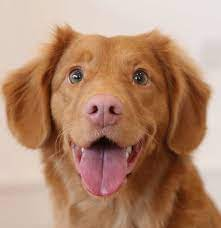
#> input picture photos/dog2.jpg, 221 x 228 px
$ python cv12.py
#> lines starting #> are read from the running program, lines starting #| are printed output that depends on the picture; after the words box and inside, x2 and y2 are one past the last pixel; in counts of white or black regions, pixels touching at a corner belong together
#Masking -- Enables us tp focus on certain specofic position of image
import cv2 as cv
import numpy as np

img = cv.imread('photos/dog2.jpg')
#> img is the input picture: shape (228, 221, 3); mean B, G, R 112.5, 137, 177.2
cv.imshow('Img', img)

blank = np.zeros(img.shape[:2], dtype='uint8')
cv.imshow('BLank', blank)

mask = cv.circle(blank, (img.shape[1]//2 + 45, img.shape[0]//2 + 45), 200, 255, -1)
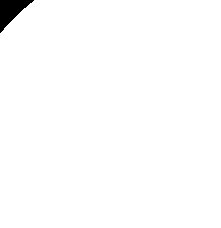
#> blank: shape (228, 221); 98.9% white; 1 black region, box (x1, y1, x2, y2) and area: (0, 0, 34, 33) 543
cv.imshow('Mask', mask)

masked = cv.bitwise_and(img, img, mask=mask)
cv.imshow('Masked', masked)
cv.waitKey(0)

$ run again, with photos/boston.jpg copied over photos/dog2.jpg
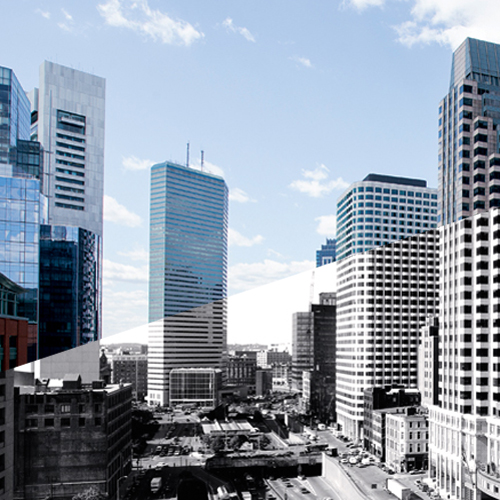
#> input picture photos/boston.jpg, 500 x 500 px
#> img is the input picture: shape (500, 500, 3); mean B, G, R 168.4, 154.6, 143.7
#> `mask = cv.circle(blank, (img.shape[1]//2 + 45, img.shape[0]//2 + 45), ..`:
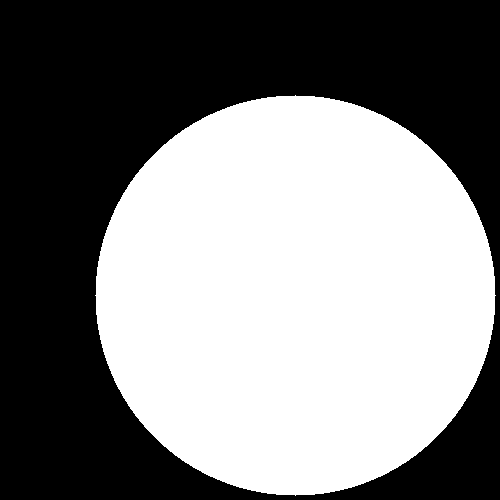
#> blank: shape (500, 500); 50.3% white; 1 black region, box (x1, y1, x2, y2) and area: (0, 0, 500, 500) 124371
#> `masked = cv.bitwise_and(img, img, mask=mask)`:
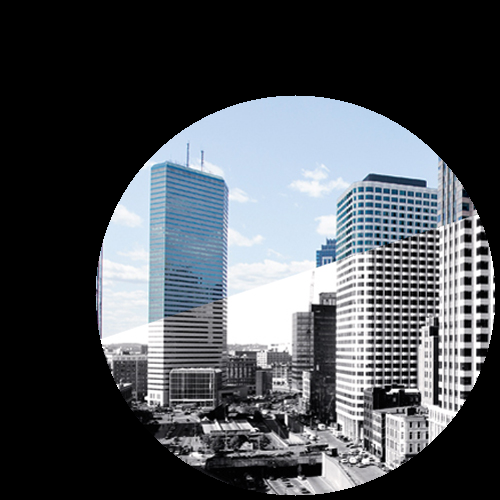
#> masked: shape (500, 500, 3); mean B, G, R 85.6, 80.7, 76.6

$ run again, with photos/dog-large.jpg copied over photos/dog2.jpg
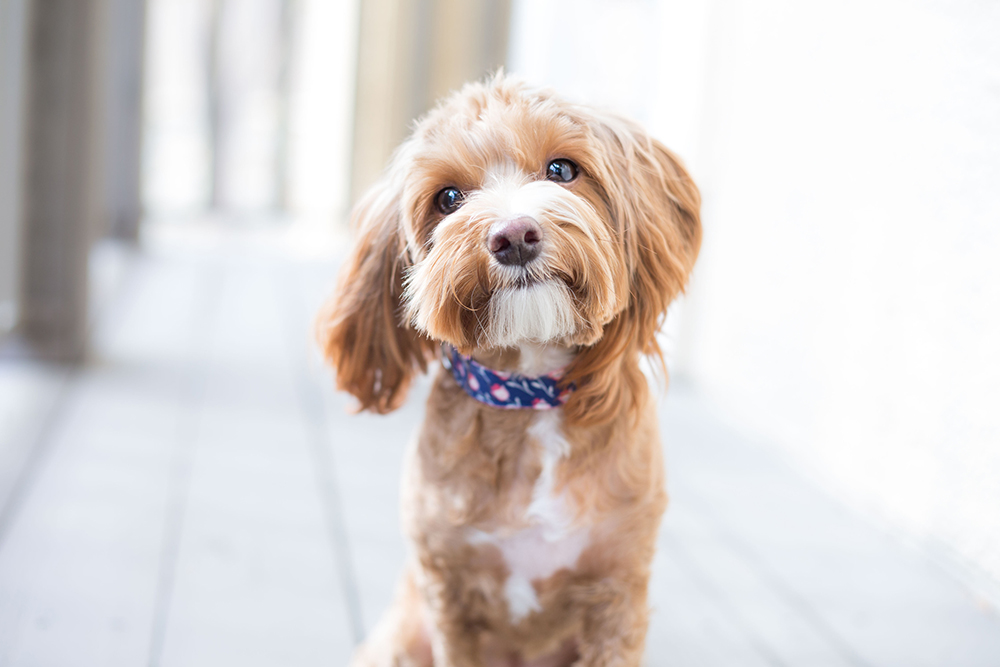
#> input picture photos/dog-large.jpg, 1000 x 667 px
#> img is the input picture: shape (667, 1000, 3); mean B, G, R 209.1, 211.2, 217.6
#> `mask = cv.circle(blank, (img.shape[1]//2 + 45, img.shape[0]//2 + 45), ..`:
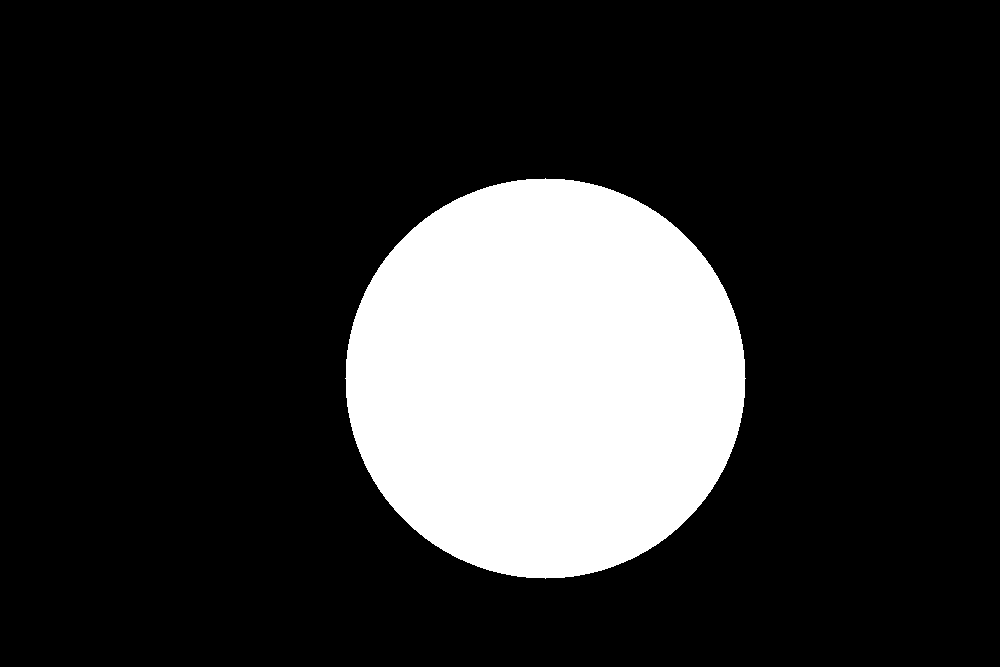
#> blank: shape (667, 1000); 18.8% white; 1 white region, box (x1, y1, x2, y2) and area: (345, 178, 746, 579) 125629
#> `masked = cv.bitwise_and(img, img, mask=mask)`:
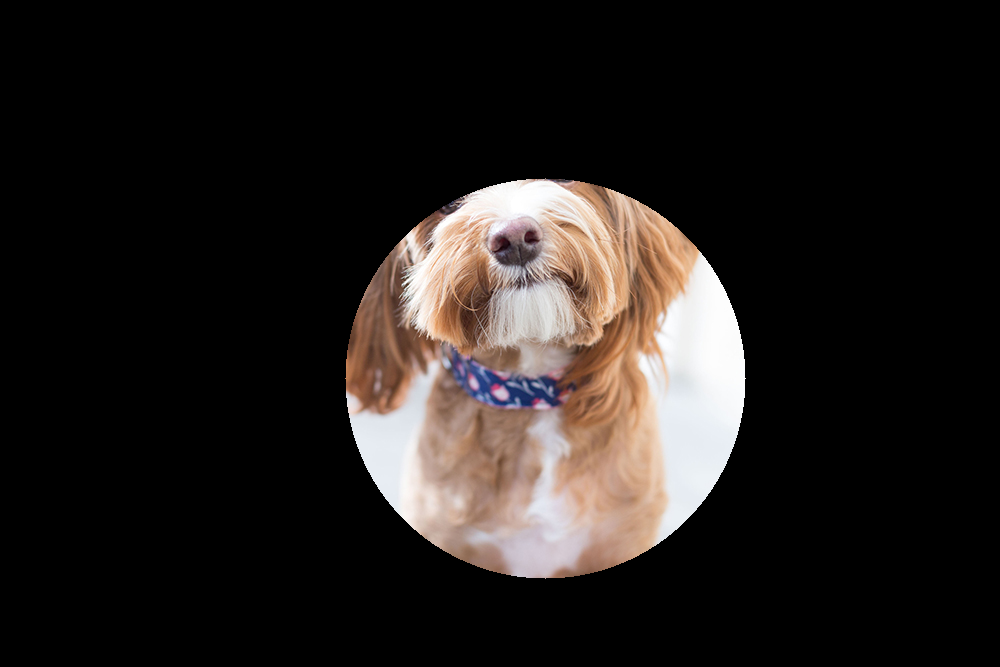
#> masked: shape (667, 1000, 3); mean B, G, R 29, 31.3, 36
